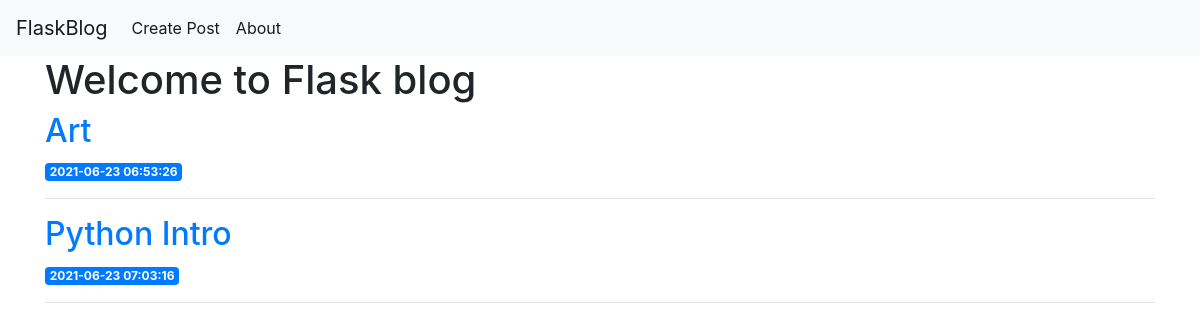
Before: / with the older database file.
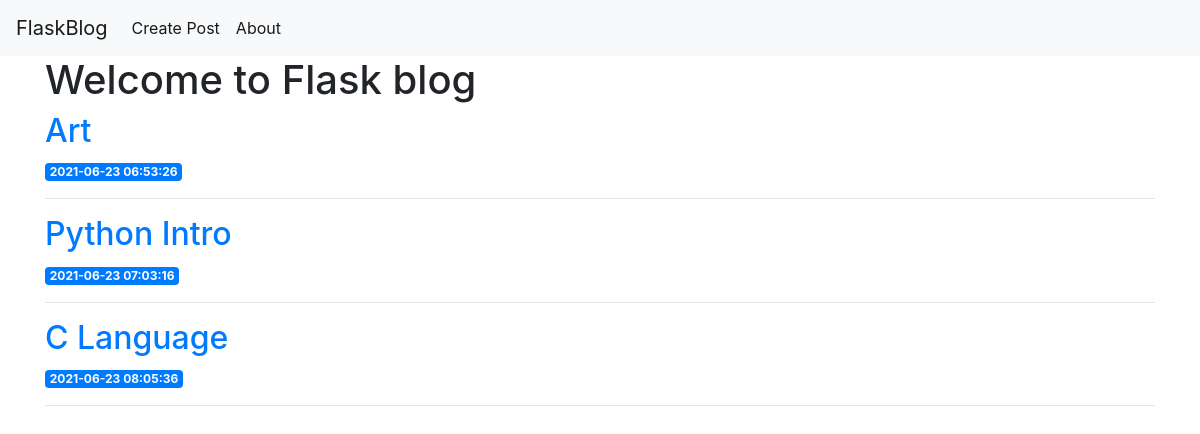
After: the same page with the newer database file.
### tables this page shows
CREATE TABLE posts(
id INTEGER PRIMARY KEY AUTOINCREMENT,
created TIMESTAMP NOT NULL DEFAULT CURRENT_TIMESTAMP,
title TEXT NOT NULL,
author varchar(50),
content TEXT NOT NULL
);

### app.py (the view)
@app.route("/")
def index():
    db = connectdb()
    data = db.execute("Select * from posts").fetchall()
    db.close()
    return render_template("index.html", posts = data)

### app.py (called while the page is built)
def connectdb():
    conn = sqlite3.connect('blog.db')
    conn.row_factory = sqlite3.Row
    return conn

### templates/index.html
{% extends 'base.html' %}
{% block content %}
    <h1>{% block title %} Welcome to Flask blog {% endblock %}</h1>
    {% for post in posts %}
        <a href="{{ url_for('post', id = post['id']) }}">
            <h2>{{ post['title'] }}</h2>
        </a>
        <span class="badge badge-primary">{{ post['created'] }}</span>
        <hr>
    {% endfor %}
{% endblock %}

### templates/base.html (shortened to what this page needs)
<!doctype html>
<html lang="en">
  <head>
    <link rel="stylesheet" href="https://stackpath.bootstrapcdn.com/bootstrap/4.3.1/css/bootstrap.min.css">
  </head>
  <body>
    <nav class="navbar navbar-expand-md navbar-light bg-light">
        <a class="navbar-brand" href="{{ url_for('index')}}">FlaskBlog</a>
        <div class="collapse navbar-collapse" id="navbarNav">
            <ul class="navbar-nav">
            <li class="nav-item active">
                <a class="nav-link" href="{{ url_for('create') }}">Create Post</a>
            </li>
            <li class="nav-item active">
                <a class="nav-link" href="#">About</a>
            </li>
            </ul>
        </div>
    </nav>
    <div class="container">
        {% block content %} {% endblock %}
    </div>
  </body>
</html>

Changed rows visible on the page:
added posts: title "C Language", created "2021-06-23 08:05:36"
